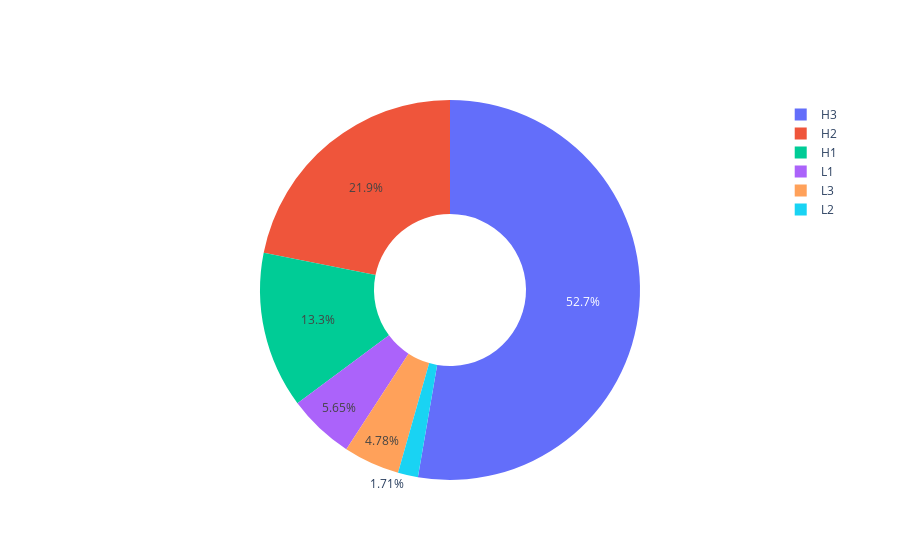

Source (notebook cell):
### Markdown cell above
### Origin of carbons in hydrophobic interactions

### Code cell
go.Figure(data = go.Pie(labels = ['H1', 'H2', 'H3', 'L1', 'L2', 'L3'], 
    values = [cdr_dict['H1'], cdr_dict['H2'], cdr_dict['H3'],
    cdr_dict['L1'], cdr_dict['L2'], cdr_dict['L3']], hole = .4) )

### Figure 1 — Plotly figure (JSON) as saved in the notebook; plotly's stock layout.template omitted (floating-point values rounded to 4 significant figures)
{"data": [{"hole": 0.4, "labels": ["H1", "H2", "H3", "L1", "L2", "L3"], "type": "pie", "values": [6808, 11186, 26967, 2890, 873, 2444]}], "layout": {}}
